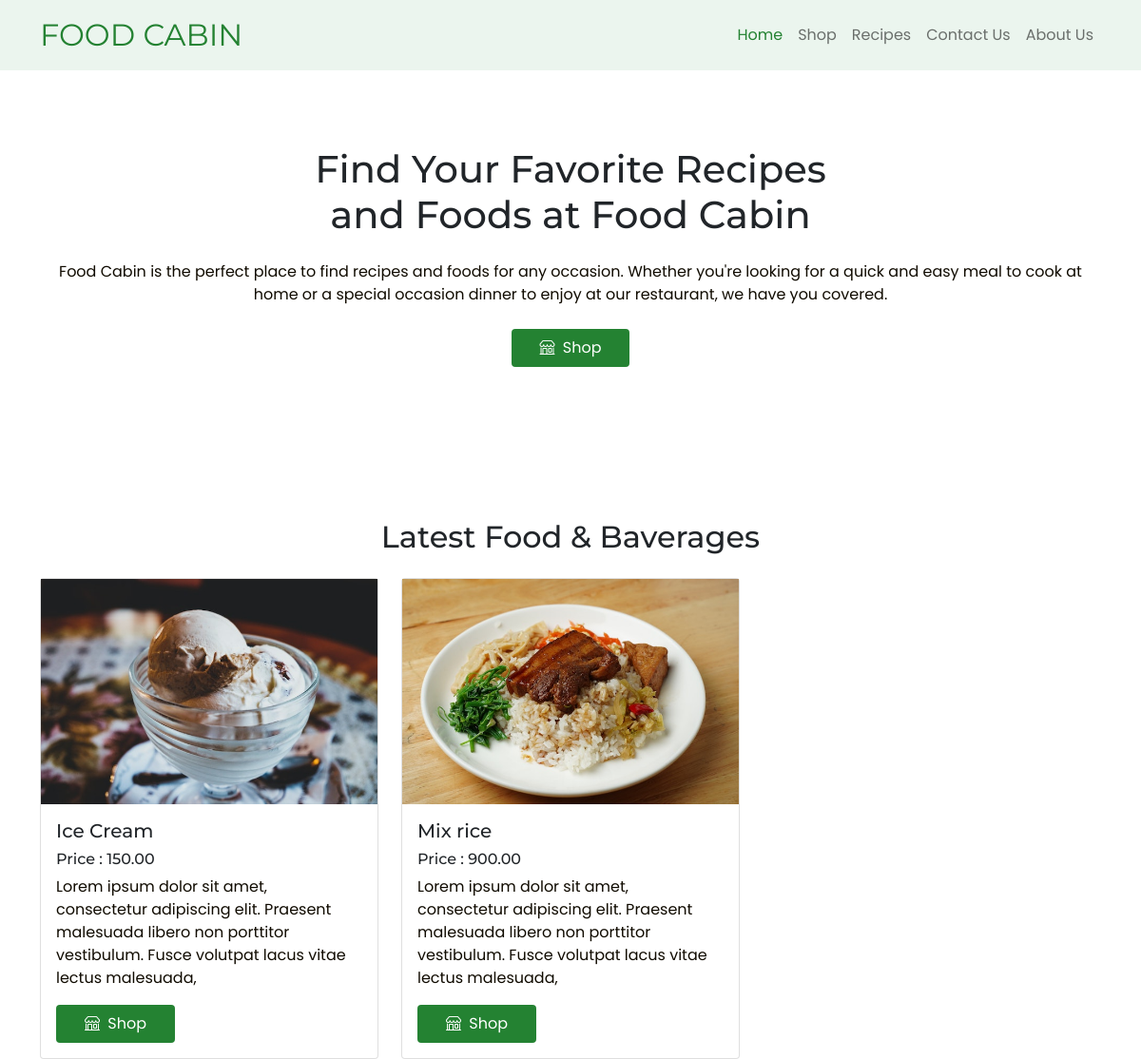
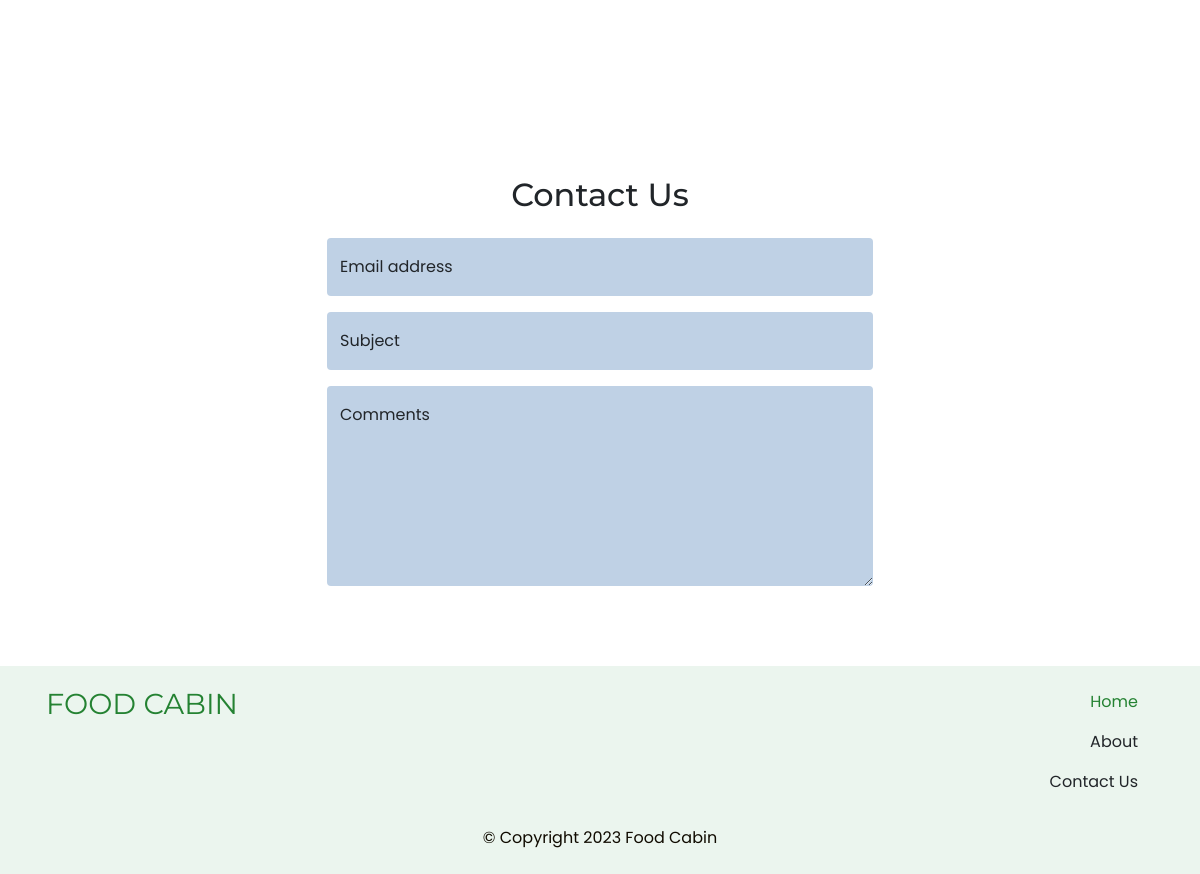
Page /foodcabin/home.php on the committed database (2 pictures, top to bottom).
### tables this page shows
CREATE TABLE `food_items` (
  `id` int(11) NOT NULL,
  `title` varchar(255) NOT NULL,
  `description` text NOT NULL,
  `image` blob NOT NULL,
  `price` decimal(10,2) NOT NULL
);

### foodcabin/home.php (the view, shortened to what this page needs)
<!DOCTYPE html>
<html lang="en">
<?php
include("nav.php")
?>
<head>
</head>
<body>
  <section class="hero">
    <div class="container">
      <div class="row">
        <div class="col text-center">
          <h1 class="mb-4">Find Your Favorite Recipes<br> and Foods at Food Cabin</h1>
          <p class="px-1 m-auto">Food Cabin is the perfect place to find recipes and foods for any occasion. Whether you're looking for a quick and easy meal to cook at home or a special occasion dinner to enjoy at our restaurant, we have you covered.</p>
          <button class="btn btn-primary mt-4"><a href="shop.php"><i class="bi bi-shop me-1"></i> Shop</a></button>
        </div>
      </div>
    </div>
  </section>
  <section class="latest">
    <h2 class="text-center mb-4">Latest Food & Baverages</h2>
    <div class="container">
      <div class="row row-cols-1 row-cols-md-3">
        <?php
        include("admin/db/db.php");
        $results = $conn->query("SELECT * FROM food_items ORDER BY price ASC LIMIT 3");
        foreach ($results as $row) {
          echo '<div class="col">';
          echo '<div class="card mb-3">';
          echo "<img src='admin/uploads/" . $row["image"] . "' alt='" . $row["title"] . "' />";
          echo '<div class="card-body">';
          echo '<h5 class="card-title">' . $row["title"] . '</h5>';
          echo '<h6 class="card-title">Price : ' . $row["price"] . "</h6>";
          echo '<p class="card-text">' . $row["description"] . "</p>";
          echo '<button class="btn btn-primary"><a href="shop.php"><i class="bi bi-shop me-1"></i> Shop</a></button>';
          echo "</div>";
          echo "</div>";
          echo "</div>";
        }
        ?>
      </div>
    </div>
  </section>
  <section class="contact" id="contact">
    <div class="container">
      <div class="row">
        <h2 class="text-center mb-4">Contact Us</h2>
        <div class="col m-auto col-12 col-md-6">
          <form>
            <div class="form-floating mb-3">
              <input type="email" class="form-control" id="floatingInput" placeholder="name@example.com">
              <label for="floatingInput">Email address</label>
            </div>
            <div class="form-floating mb-3">
              <input type="text" class="form-control" id="floatingPassword" placeholder="Subject">
              <label for="floatingPassword">Subject</label>
            </div>
            <div class="form-floating">
              <textarea class="form-control" placeholder="Leave a comment here" id="floatingTextarea2" style="height: 200px"></textarea>
              <label for="floatingTextarea2">Comments</label>
            </div>
          </form>
        </div>
      </div>
    </div>
  </section>
</body>
<?php
include("footer.php")
?>
</html>

### foodcabin/assets/css/main.css (style rules this page uses)
:root { --light-white: #EBF5EE; --light-blue: #BFD1E5; --accent-color: #248232; --second-accent-color: #351431; --light-dark: #100B00; }
body { font-family: 'Poppins', sans-serif; font-weight: 400; }
a { text-decoration: none; color: unset; }
h1,h2,h3,h4,h5,h6 { font-family: "Montserrat", sans-serif !important; }
p { color: var(--light-dark) !important; }
.btn { border: none; padding: 8px 30px; }
.btn-primary { background-color: var(--accent-color) !important; }
.form-control { border: none; background-color: var(--light-blue) !important; }
section { padding-block: 5rem; }

### rows in the picture
food_items: image (picture), title "Ice Cream", price "150.00", description "Lorem ipsum dolor sit amet, consectetur adipiscing elit. Praesent malesuada libero non porttitor vestibulum. Fusce volutpat lacus vitae lectus malesuada,"
food_items: image (picture), title "Mix rice", price "900.00", description "Lorem ipsum dolor sit amet, consectetur adipiscing elit. Praesent malesuada libero non porttitor vestibulum. Fusce volutpat lacus vitae lectus malesuada,"
